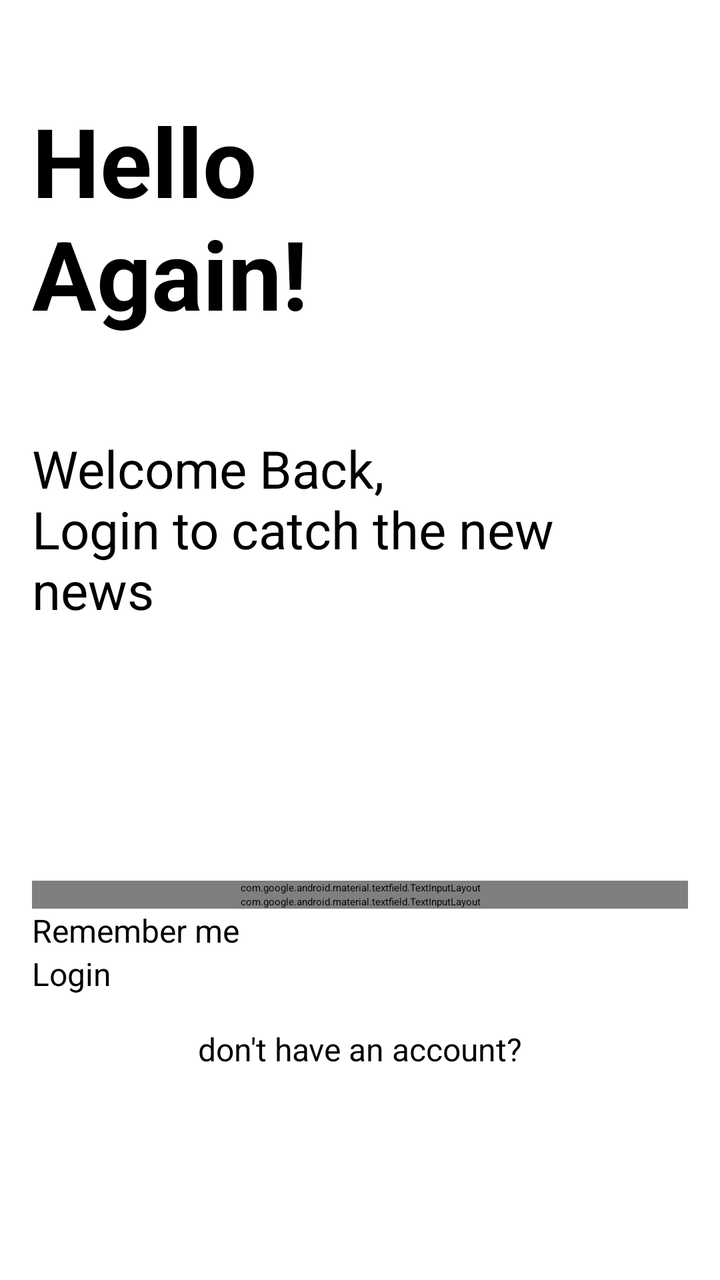
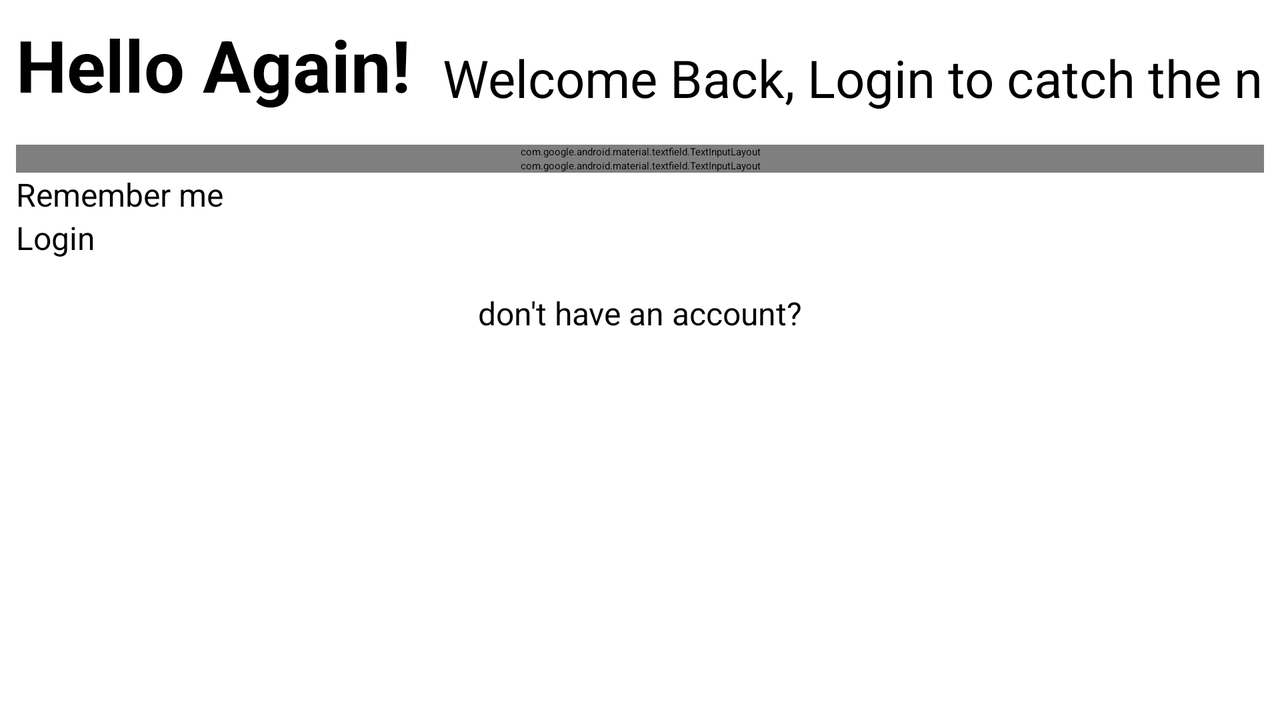

Two renders of one Android screen. The first uses the default layout on a phone; the second uses the alternative layout the repository ships for a different screen configuration, on a matching device. The two XML files are below.
<!-- AndroidManifest.xml: application theme Theme.MyApplication -->
<!-- res/layout/activity_login.xml -->
<?xml version="1.0" encoding="utf-8"?>
<androidx.constraintlayout.widget.ConstraintLayout xmlns:android="http://schemas.android.com/apk/res/android"
    xmlns:app="http://schemas.android.com/apk/res-auto"
    xmlns:tools="http://schemas.android.com/tools"
    android:id="@+id/main"
    android:layout_width="match_parent"
    android:layout_height="match_parent"
    android:layout_margin="16dp"
    android:orientation="vertical"
    tools:context=".LoginActivity">

    <TextView
        android:id="@+id/start_tv"
        android:layout_width="wrap_content"
        android:layout_height="wrap_content"
        android:layout_marginTop="32dp"
        android:text="Hello\nAgain!"
        android:textSize="48sp"
        android:textStyle="bold"
        app:layout_constraintStart_toStartOf="parent"
        app:layout_constraintTop_toTopOf="parent" />

    <TextView
        android:id="@+id/welcome_tv"
        android:layout_width="wrap_content"
        android:layout_height="wrap_content"
        android:layout_marginTop="48dp"
        android:text="Welcome Back,\nLogin to catch the new news"
        android:textSize="26sp"
        app:layout_constraintStart_toStartOf="@id/start_tv"
        app:layout_constraintTop_toBottomOf="@id/start_tv" />

    <com.google.android.material.textfield.TextInputLayout
        android:id="@+id/textInputEmail"
        android:layout_width="match_parent"
        android:layout_height="wrap_content"
        android:layout_marginTop="128dp"
        app:errorEnabled="true"
        app:layout_constraintStart_toStartOf="@id/welcome_tv"
        app:layout_constraintTop_toBottomOf="@id/welcome_tv">

        <com.google.android.material.textfield.TextInputEditText
            android:id="@+id/email_et"
            android:layout_width="match_parent"
            android:layout_height="wrap_content"
            android:hint="Email"
            android:inputType="textEmailAddress" />

    </com.google.android.material.textfield.TextInputLayout>
    
    
    
    
    
    
    
    
    

    <com.google.android.material.textfield.TextInputLayout
        android:id="@+id/textInputPassword"
        android:layout_width="match_parent"
        android:layout_height="wrap_content"
        app:errorEnabled="true"
        app:layout_constraintStart_toStartOf="@id/textInputEmail"
        app:layout_constraintTop_toBottomOf="@id/textInputEmail"
        app:passwordToggleEnabled="true">

        <com.google.android.material.textfield.TextInputEditText
            android:id="@+id/password_et"
            android:layout_width="match_parent"
            android:layout_height="wrap_content"
            android:hint="Password"
            android:inputType="textPassword" />

    </com.google.android.material.textfield.TextInputLayout>
    
    
    
    
    
    
    
    

    <CheckBox
        android:id="@+id/checkbox"
        android:layout_width="wrap_content"
        android:layout_height="wrap_content"
        android:checked="true"
        android:text="Remember me"
        android:textSize="16sp"
        app:layout_constraintStart_toStartOf="@id/textInputPassword"
        app:layout_constraintTop_toBottomOf="@id/textInputPassword" />

    <TextView
        android:id="@+id/forgetpass_tv"
        android:layout_width="wrap_content"
        android:layout_height="wrap_content"
        android:clickable="true"
        android:text="Forget the password ?"
        android:textColor="@color/blue"
        android:textSize="16sp"
        android:textStyle="bold"
        app:layout_constraintBottom_toBottomOf="@id/checkbox"
        app:layout_constraintEnd_toEndOf="@id/textInputPassword"
        app:layout_constraintTop_toBottomOf="@id/textInputPassword" />

    <Button
        android:id="@+id/login_btn"
        android:layout_width="0dp"
        android:layout_height="wrap_content"
        android:text="Login"
        android:textSize="16sp"
        app:layout_constraintEnd_toEndOf="@id/textInputPassword"
        app:layout_constraintStart_toStartOf="@id/textInputPassword"
        app:layout_constraintTop_toBottomOf="@id/checkbox" />

    <TextView
        android:id="@+id/noaccount_tv"
        android:layout_width="wrap_content"
        android:layout_height="wrap_content"
        android:layout_marginTop="16dp"
        android:text="don't have an account?"
        android:textSize="16sp"
        app:layout_constraintEnd_toEndOf="@id/login_btn"
        app:layout_constraintStart_toStartOf="@id/login_btn"
        app:layout_constraintTop_toBottomOf="@id/login_btn" />

    <TextView
        android:id="@+id/signup_tv"
        android:layout_width="wrap_content"
        android:layout_height="wrap_content"
        android:layout_marginStart="8dp"
        android:text="Sign Up"
        android:textColor="@color/blue"
        android:textSize="16dp"
        android:textStyle="bold"
        app:layout_constraintStart_toEndOf="@id/noaccount_tv"
        app:layout_constraintTop_toBottomOf="@id/login_btn"
        app:layout_constraintTop_toTopOf="@id/noaccount_tv" />
</androidx.constraintlayout.widget.ConstraintLayout>
<!-- resources referenced by this layout -->
<resources>

</resources>
<!-- res/layout-land/activity_login.xml (the repository's variant of the layout above) -->
<!-- drawn on the phone turned sideways -->
<?xml version="1.0" encoding="utf-8"?>
<androidx.constraintlayout.widget.ConstraintLayout xmlns:android="http://schemas.android.com/apk/res/android"
    xmlns:app="http://schemas.android.com/apk/res-auto"
    xmlns:tools="http://schemas.android.com/tools"
    android:id="@+id/main"
    android:layout_width="match_parent"
    android:layout_height="match_parent"
    android:layout_margin="8dp"
    android:orientation="vertical"
    tools:context=".LoginActivity">

    <TextView
        android:id="@+id/start_tv"
        android:layout_width="wrap_content"
        android:layout_height="wrap_content"
        android:text="Hello Again!"
        android:textSize="36sp"
        android:textStyle="bold"
        app:layout_constraintStart_toStartOf="parent"
        app:layout_constraintTop_toTopOf="parent" />

    <TextView
        android:id="@+id/welcome_tv"
        android:layout_width="wrap_content"
        android:layout_height="wrap_content"
        android:layout_marginTop="8dp"
        android:layout_marginStart="16dp"
        android:text="Welcome Back, Login to catch the new news"
        android:textSize="26sp"
        app:layout_constraintStart_toEndOf="@id/start_tv"
        app:layout_constraintBottom_toBottomOf="@id/start_tv" />

    <com.google.android.material.textfield.TextInputLayout
        android:id="@+id/textInputEmail"
        android:layout_width="match_parent"
        android:layout_height="wrap_content"
        android:layout_marginTop="16dp"
        app:layout_constraintStart_toStartOf="@id/start_tv"
        app:layout_constraintTop_toBottomOf="@id/welcome_tv">

        <com.google.android.material.textfield.TextInputEditText
            android:id="@+id/email_et"
            android:layout_width="match_parent"
            android:layout_height="wrap_content"
            android:hint="Email"
            android:inputType="textEmailAddress" />

    </com.google.android.material.textfield.TextInputLayout>

    <com.google.android.material.textfield.TextInputLayout
        android:id="@+id/textInputPassword"
        android:layout_width="match_parent"
        android:layout_height="wrap_content"
        app:layout_constraintStart_toStartOf="@id/textInputEmail"
        app:layout_constraintTop_toBottomOf="@id/textInputEmail"
        app:passwordToggleEnabled="true">

        <com.google.android.material.textfield.TextInputEditText
            android:id="@+id/password_et"
            android:layout_width="match_parent"
            android:layout_height="wrap_content"
            android:hint="Password"
            android:inputType="textPassword" />

    </com.google.android.material.textfield.TextInputLayout>

    <CheckBox
        android:id="@+id/checkbox"
        android:layout_width="wrap_content"
        android:layout_height="wrap_content"
        android:checked="true"
        android:text="Remember me"
        android:textSize="16sp"
        app:layout_constraintStart_toStartOf="@id/textInputPassword"
        app:layout_constraintTop_toBottomOf="@id/textInputPassword" />

    <TextView
        android:id="@+id/forgetpass_tv"
        android:layout_width="wrap_content"
        android:layout_height="wrap_content"
        android:clickable="true"
        android:text="Forget the password ?"
        android:textColor="@color/blue"
        android:textSize="16sp"
        android:textStyle="bold"
        app:layout_constraintBottom_toBottomOf="@id/checkbox"
        app:layout_constraintEnd_toEndOf="@id/textInputPassword"
        app:layout_constraintTop_toBottomOf="@id/textInputPassword" />

    <Button
        android:id="@+id/login_btn"
        android:layout_width="0dp"
        android:layout_height="wrap_content"
        android:text="Login"
        android:textSize="16sp"
        app:layout_constraintEnd_toEndOf="@id/textInputPassword"
        app:layout_constraintStart_toStartOf="@id/textInputPassword"
        app:layout_constraintTop_toBottomOf="@id/checkbox" />

    <TextView
        android:id="@+id/noaccount_tv"
        android:layout_width="wrap_content"
        android:layout_height="wrap_content"
        android:layout_marginTop="16dp"
        android:text="don't have an account?"
        android:textSize="16sp"
        app:layout_constraintEnd_toEndOf="@id/login_btn"
        app:layout_constraintStart_toStartOf="@id/login_btn"
        app:layout_constraintTop_toBottomOf="@id/login_btn" />

    <TextView
        android:id="@+id/signup_tv"
        android:layout_width="wrap_content"
        android:layout_height="wrap_content"
        android:layout_marginStart="8dp"
        android:text="Sign Up"
        android:textColor="@color/blue"
        android:textSize="16dp"
        android:textStyle="bold"
        app:layout_constraintStart_toEndOf="@id/noaccount_tv"
        app:layout_constraintTop_toBottomOf="@id/login_btn"
        app:layout_constraintTop_toTopOf="@id/noaccount_tv" />
</androidx.constraintlayout.widget.ConstraintLayout>
